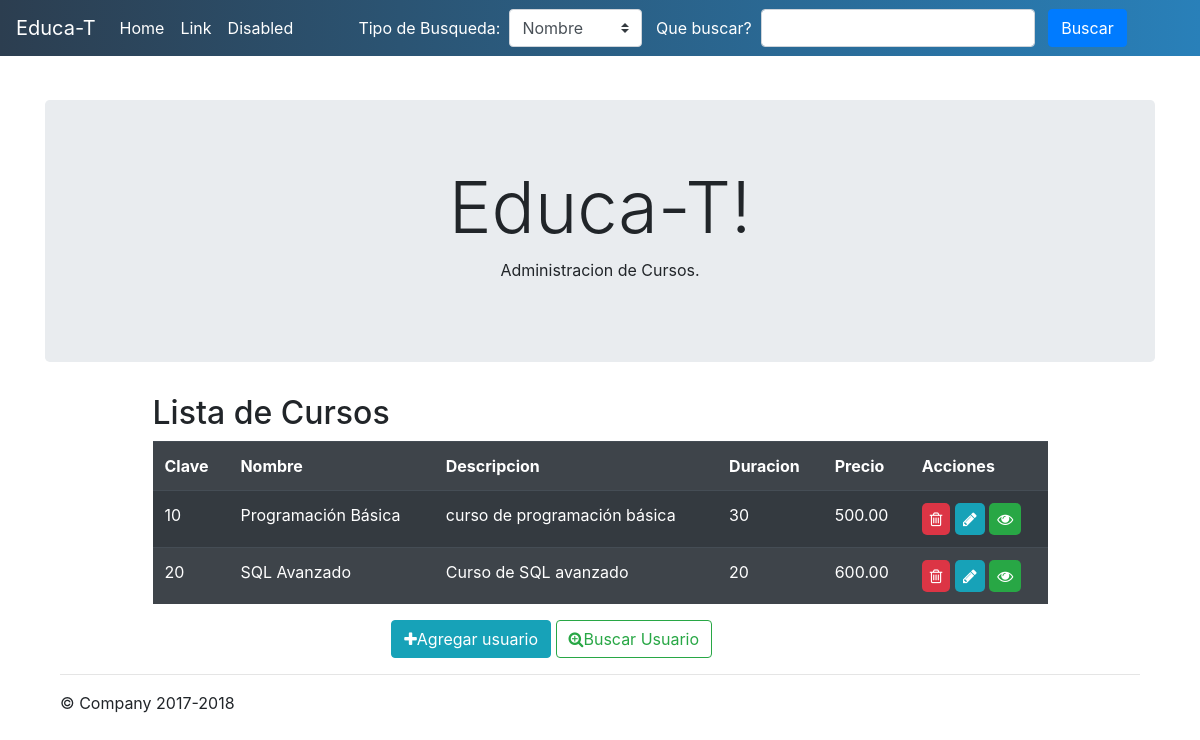
/listarCursos.php, run on the app's committed database.
### tables this page shows
CREATE TABLE `curso` (
  `clave` varchar(5) NOT NULL,
  `nombre` varchar(50) NOT NULL,
  `descripcion` varchar(100) NOT NULL,
  `duracion` int(2) NOT NULL,
  `precio` double(6,2) NOT NULL
);

### listarCursos.php (the view, shortened to what this page needs)
<!DOCTYPE html>
<html lang="en">
<head>
    <link rel="stylesheet" href="https://stackpath.bootstrapcdn.com/bootstrap/4.3.1/css/bootstrap.min.css">
    <link rel="stylesheet" href="https://netdna.bootstrapcdn.com/font-awesome/4.0.3/css/font-awesome.css">
    <link rel="stylesheet" href="css/miestilo.css">
    <?php
        include 'conexion.php';
    ?>
</head>
<body class="container">
        <nav class="navbar navbar-expand-md navbar-light fixed-top " style="background: #2980b9;  /* fallback for old browsers */
        background: -webkit-linear-gradient(to right, #2c3e50, #2980b9);  /* Chrome 10-25, Safari 5.1-6 */
        background: linear-gradient(to right, #2c3e50, #2980b9); /* W3C, IE 10+/ Edge, Firefox 16+, Chrome 26+, Opera 12+, Safari 7+ */
        ">
          <a class="navbar-brand" href="#" style="color: white;">Educa-T</a>
          <div class="collapse navbar-collapse" id="navbarsExampleDefault">
            <ul class="navbar-nav mr-auto">
              <li class="nav-item active">
                <a class="nav-link" href="#" style="color: white;">Home <span class="sr-only">(current)</span></a>
              </li>
              <li class="nav-item">
                <a class="nav-link" href="#" style="color: white;">Link</a>
              </li>
              <li class="nav-item">
                <a class="nav-link disabled" href="#" style="color: white;">Disabled</a>
              </li>
            </ul>
            <ul class="navbar-nav mr-auto">
              <li>
                <form action="resultadosCursos.php" method="POST" class="form-inline">
                  <span class="text-white"> Tipo de Busqueda: &nbsp;</span>
                  <div class="form-group">
                    <select name="tipobusqueda" class="custom-select">
                      <option value="nombre">Nombre
                      <option value="descripcion">Descripcion
                    </select>
                  </div>
                  <span class="text-white">Que buscar? &nbsp;</span>
                  <input name="terminobusqueda" type=text class="form-control">
                  <input type=submit value="Buscar" class="btn btn-primary">
                </form>
              </li>
            </ul>
          </div>
        </nav>
        <main role="main">
          <div class="jumbotron " style="margin-top:100px;">
            <div class="container" >
              <h1 class="display-3 text-center">Educa-T!</h1>
              <p class="text-center">Administracion de Cursos.</p>
            </div>
          </div>
          <div class="container">
            <div class="row">
              <div class="col-md-10 offset-md-1">
                <h2>Lista de Cursos</h2>
                <table class="table table-dark table-striped table-hover">
                      <tr>
                            <th>Clave</th>
                            <th>Nombre</th>
                            <th>Descripcion</th>
                            <th>Duracion</th>
                            <th>Precio</th>
                            <th>Acciones</th>
                      </tr>
                      <?php
                          $repetir = $con->query("SELECT * FROM curso");
                          while($fila = $repetir->fetch_assoc()){
                      ?>
                          <tr>
                              <td><?php echo $fila['clave'] ?></td>
                              <td><?php echo $fila['nombre'] ?></td>
                              <td><?php echo $fila['descripcion'] ?></td>
                              <td><?php echo $fila['duracion'] ?></td>
                              <td><?php echo $fila['precio'] ?></td>
                              <td>
                                <a href="eliminarUsuario.php?id= <?php echo $fila['usuario_id'] ?>" >
                                  <i class="fa fa-trash-o btn-danger p-2" style=" border-radius: 5px 5px 5px 5px;"></i>
                                </a>
                                <a href="actualizarUsuario.php?id= <?php echo $fila['usuario_id'] ?>" >
                                  <i class="fa fa-pencil btn-info p-2" style=" border-radius: 5px 5px 5px 5px;"></i>
                                </a>
                                <a href="detalleUsuario.php?id= <?php echo $fila['usuario_id'] ?>" >
                                  <i class="fa fa-eye btn-success p-2" style=" border-radius: 5px 5px 5px 5px;"></i>
                                </a>
                              </td>
                          </tr>
                      <?php
                        }
                      ?>
                </table>
                <div class="col-md-6 offset-md-3">
                  <a href="insertarUsuario.php" class="btn btn-info"><i class="fa fa-plus"></i>Agregar usuario</a>
                  <a href="buscarUsuario.php" class="btn btn-outline-success"><i class="fa fa-search-plus"></i>Buscar Usuario</a>
                </div>
              </div>
            </div>
            <hr>
          </div>
        </main>
        <footer class="container">
          <p>&copy; Company 2017-2018</p>
        </footer>
</body>
</html>

### data on the page
curso: clave "10", nombre "Programación Básica", descripcion "curso de programación básica", duracion "30", precio "500.00"
curso: clave "20", nombre "SQL Avanzado", descripcion "Curso de SQL avanzado", duracion "20", precio "600.00"
